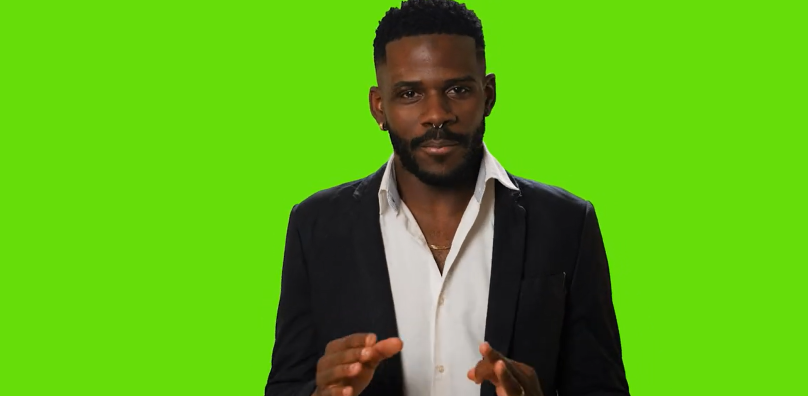
#> input picture CV_Builder_Series/green_screen_pic.png, 1616 x 792 px, found by its file name (shown at 1/2 size)
$ python task5_1.py
#> lines starting #> are read from the running program, lines starting #| are printed output that depends on the picture; after the words box and inside, x2 and y2 are one past the last pixel; in counts of white or black regions, pixels touching at a corner belong together
import cv2
import numpy as np

def onTrack1(val):
    global hueLow
    hueLow = val

def onTrack2(val):
    global hueHigh
    hueHigh = val

def onTrack3(val):
    global satLow
    satLow = val

def onTrack4(val):
    global satHigh
    satHigh = val

def onTrack5(val):
    global valLow
    valLow = val

def onTrack6(val):
    global valHigh
    valHigh = val

cv2.namedWindow('Trackbars')
cv2.resizeWindow('Trackbars',400, 300)

hueLow = 0
hueHigh = 0
satLow = 0
satHigh = 0
valLow = 0
valHigh = 0

cv2.createTrackbar('Hue Low', 'Trackbars', 110, 179, onTrack1)
cv2.createTrackbar('Hue High', 'Trackbars', 150, 179, onTrack2)
cv2.createTrackbar('Sat Low', 'Trackbars', 80, 255, onTrack3)
cv2.createTrackbar('Sat High', 'Trackbars', 255, 255, onTrack4)
cv2.createTrackbar('Val Low', 'Trackbars', 134, 255, onTrack5)
cv2.createTrackbar('Val High', 'Trackbars', 255, 255, onTrack6)

input_path = "C:\\Users\\rishm\\OneDrive\\Desktop\\BUILD\\Fun with image processing\\CV_Builder_Series\\green_screen_pic.png"
image = cv2.imread(input_path)
#> image is the input picture: shape (792, 1616, 3); mean B, G, R 22.7, 176.6, 93.9


while True:
    frameHSV = cv2.cvtColor(image ,cv2.COLOR_BGR2HSV)
#> frameHSV: shape (792, 1616, 3); mean H, S, V 50.4, 193.3, 179.8
    lowerBound = np.array([hueLow,satLow,valLow])#lower and upper boundary for color range in HSV
    upperBound = np.array([hueHigh,satHigh,valHigh])
    mask = cv2.inRange(frameHSV, lowerBound, upperBound)#Creating Mask using the color range
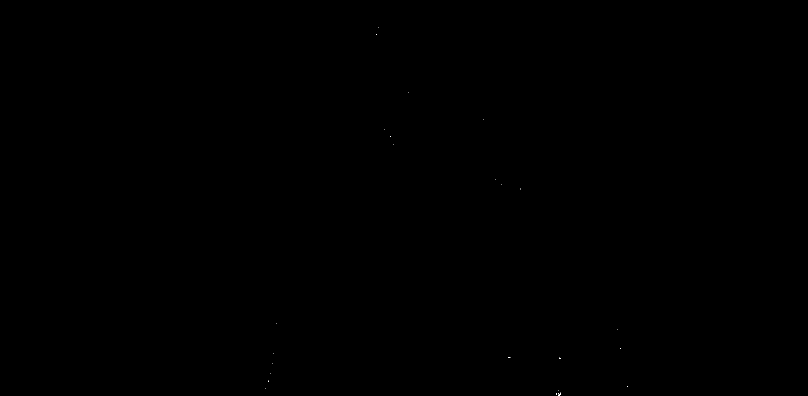
#> mask: shape (792, 1616) (shown at 1/2 size); 0% white in thin lines or dots, all inside (x1, y1, x2, y2) = (531, 55, 1256, 792)
    masked = cv2.bitwise_and(image,image,mask=mask)
#> masked: shape (792, 1616, 3); every value is 0

    cv2.imshow('mask', mask)
    cv2.imshow('Ball', image)
    cv2.imshow('masked',masked)

    print("lowerBound: ", lowerBound)
    print("upperBound: ", upperBound)

    if cv2.waitKey(1) & 0xff == ord('q'): # to quit the camera press 'q'
#> (key q is pressed here)
     break

cv2.destroyAllWindows()
